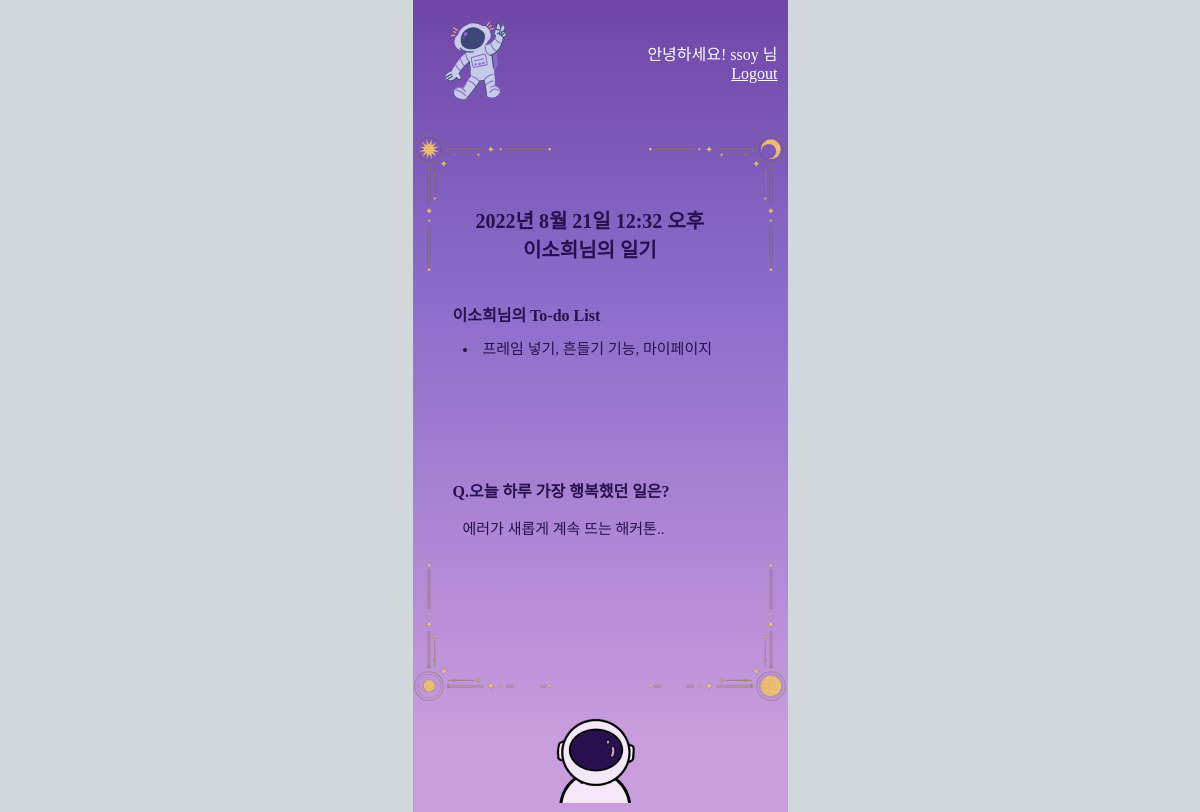
The page /detail/20 (signed in) on the database its author committed.
### diaryApp/models.py (models this page shows, shortened)
class Diary(models.Model):
    todos = models.TextField(max_length=50, null=True)
    content = models.TextField(max_length=100, null=True)
    diary_created_at  = models.DateTimeField(auto_now_add=True, null=True)
    creator = models.ForeignKey(User, on_delete=models.CASCADE, related_name="diary")

### diaryApp/views.py (the view)
# urls.py: path('detail/<int:diary_pk>', views.detail, name='detail'),
def detail(request, diary_pk):
    diary = Diary.objects.get(pk=diary_pk)
    return render(request, 'detail.html', {'diary': diary})

### diaryApp/templates/detail.html
{% extends 'base.html' %}
{% load static %}
{% block style %}
    <link rel="stylesheet" type="text/css" href="{% static 'diaryApp/detail.css' %}">
{% endblock style %}
{% block content %}
    <div class="container">
        <div class="header">
            <a href="{% url 'index' %}">
                <img class="logo" src="../static/images/우주 일기 3.png">
            </a>
            <div class="user_info">
                {% if user.is_authenticated %}
                <span class="navbar_menu_item">안녕하세요! {{user.username}} 님</span>
                <br>
                <a style="color:white;" href="{% url 'logout' %}">Logout</a>
                {% endif %}
            </div>
        </div>
        <div class="outer">
            <img src="../static/images/frame.png">
                <div class="date" style="text-align: center;">
                    {{diary.diary_created_at}} <br>
                    {{diary.creator}}님의 일기
                </div>
                <div class="todo_list">{{diary.creator}}님의 To-do List</div>
                    <li>{{diary.todos}}</li>
                <div class="diary_question">Q.오늘 하루 가장 행복했던 일은?</div>
                    <p>{{diary.content}}</p>
            </div>
        <div class="footerimg">
            <img src="../static/images/footerimg.png" style="padding-left: 140px;">
        </div>
        </div>
    </div>
{% endblock content %}

### diaryApp/static/css/base.css (style rules this page uses)
body { display: flex; align-items: center; justify-content: center; background-color: rgb(209, 215, 221); margin: 0; }

### diaryApp/static/diaryApp/detail.css (style rules this page uses)
.container { width: 100%; height: 812px; left: 0px; top: 0px; background: linear-gradient(180deg, #6F46A7 0%, #896AC9 33.85%, #C99DDD 91.15%); position: relative; }
.outer { position: relative; }
.date { font-family: 'Noto Serif KR', serif; color: #28104E; font-size: 20px; font-weight: bolder; position: absolute; top: 80px; left: 63px; }
.todo_list { font-family: 'Noto Serif KR', serif; color: #28104E; position: absolute; font-size: 16px; font-weight: bolder; top: 30%; left: 40px; }
li { font-family: 'Noto Serif KR', serif; color: #28104E; position: absolute; font-size: 15px; top: 36%; left: 50px; }
.diary_question { font-family: 'Noto Serif KR', serif; color: #28104E; position: absolute; font-size: 16px; font-weight: bolder; top: 60%; left: 40px; }
p { font-family: 'Noto Serif KR', serif; color: #28104E; position: absolute; font-size: 15px; top: 64%; left: 50px; }
.header { display: flex; flex-direction: row; justify-content: space-between; align-items: center; }
.logo { height: 50%; width: 50%; margin-left: 5px; }
.user_info { font-family: 'Noto Serif KR', serif; color: white; margin-right: 10px; text-align: end; }

### rows shown on the page
Diary: diary_created_at "2022년 8월 21일 12:32 오후", creator "이소희", todos "프레임 넣기, 흔들기 기능, 마이페이지", content "에러가 새롭게 계속 뜨는 해커톤.."

### other values the page prints
{{ user.username }} "ssoy"
